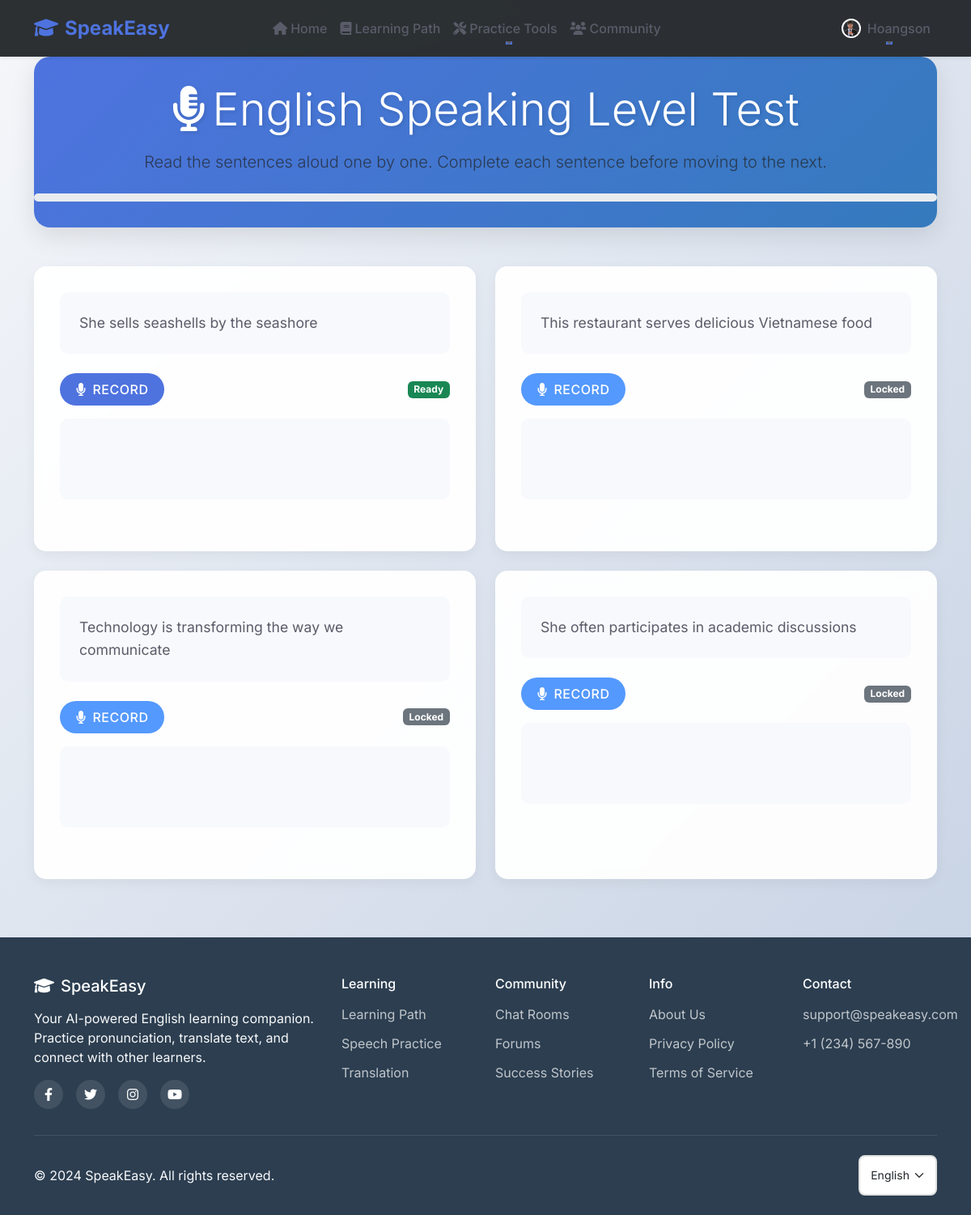
The page /speech_to_text (signed in) on the database its author committed.
### models/models.py (models this page shows, shortened)
class User(db.Model, UserMixin):
    __tablename__ = 'users'
    id = db.Column(db.Integer, primary_key=True)
    username = db.Column(db.String(100), unique=True, nullable=False)
    email = db.Column(db.String(150), unique=True, nullable=False)
    password_hash = db.Column(db.String(200), nullable=False)
    avatar = db.Column(db.String(200), nullable=True, default="default.jpg")
    role = db.Column(db.String(50), nullable=False, default="user")
    progress = db.relationship('UserProgress', backref='user', lazy=True)
    speech_tests = db.relationship('SpeechTest', backref='user', lazy=True)
    owned_rooms = db.relationship('ChatRoom', backref='owner', lazy=True, foreign_keys='ChatRoom.owner_id')

### modules/speech.py (the view, shortened to what this page needs)
@speech_bp.route('/speech_to_text', methods=['GET', 'POST'])
def speech_to_text():
    return render_template('speech_to_text.html', sample_sentences=SAMPLE_SENTENCES)

### app.py (called while the page is built)
@login_manager.user_loader
def load_user(user_id):
    return db.session.get(User, int(user_id))

### templates/speech_to_text.html (shortened to what this page needs)
{% extends "base.html" %}
{% block content %}
<div class="container">
    <div class="speech-header text-center mb-5">
        <h1 class="display-4 mb-3">
            <i class="fas fa-microphone-alt me-2"></i>English Speaking Level Test
        </h1>
        <p class="lead text-muted">
            Read the sentences aloud one by one. Complete each sentence before moving to the next.
        </p>
        <div class="progress mt-4" style="height: 10px;">
        </div>
    </div>
    <div class="row">
        {% for sentence in sample_sentences %}
        <div class="col-md-6 mb-4">
            <div class="sentence-card card">
                <div class="card-body">
                    <div class="sentence-content mb-4">
                        <p class="card-text">{{ sentence }}</p>
                    </div>
                    <div class="d-flex justify-content-between align-items-center">
                        <button class="btn btn-primary record-btn" data-sentence="{{ sentence }}" data-index="{{ loop.index0 }}"
                                {{ 'disabled' if loop.index0 > 0 else '' }}>
                            <i class="fas fa-microphone me-2"></i>Record
                        </button>
                        <span class="badge bg-{{ 'secondary' if loop.index0 > 0 else 'success' }}" id="completed-{{ loop.index0 }}">
                        </span>
                    </div>
                    <div class="result-container mt-3">
                    </div>
                </div>
            </div>
        </div>
        {% endfor %}
    </div>
</div>
{% endblock %}

### templates/base.html (shortened to what this page needs)
<!DOCTYPE html>
<html lang="en">
<head>
    <link href="https://cdn.jsdelivr.net/npm/bootstrap@5.3.2/dist/css/bootstrap.min.css" rel="stylesheet">
    <link href="https://cdnjs.cloudflare.com/ajax/libs/font-awesome/6.0.0/css/all.min.css" rel="stylesheet">
    <link href="{{ url_for('static', filename='styles.css') }}" rel="stylesheet">
</head>
<body>
    <nav class="navbar navbar-expand-lg fixed-top">
        <div class="container">
            <a class="navbar-brand" href="{{ url_for('home') }}">
                <i class="fas fa-graduation-cap me-2"></i>SpeakEasy
            </a>
            <div class="collapse navbar-collapse" id="navbarNav">
                <ul class="navbar-nav mx-auto">
                    <li class="nav-item">
                        <a class="nav-link {% if request.path == url_for('home') %}active{% endif %}" href="{{ url_for('home') }}">
                            <i class="fas fa-home me-1"></i>Home
                        </a>
                    </li>
                    {% if current_user.is_authenticated %}
                    <li class="nav-item">
                        <a class="nav-link {% if request.path.startswith('/tutorials') %}active{% endif %}" href="{{ url_for('tutorials.tutorials') }}">
                            <i class="fas fa-book me-1"></i>Learning Path
                        </a>
                    </li>
                    <li class="nav-item dropdown">
                        <a class="nav-link dropdown-toggle" href="#" role="button" data-bs-toggle="dropdown">
                            <i class="fas fa-tools me-1"></i>Practice Tools
                        </a>
                    </li>
                    <li class="nav-item">
                        <a class="nav-link {% if request.path.startswith('/chat') %}active{% endif %}" href="{{ url_for('chatting.chat_page') }}">
                            <i class="fas fa-users me-1"></i>Community
                        </a>
                    </li>
                    {% endif %}
                </ul>
                <ul class="navbar-nav ms-auto">
                    {% if current_user.is_authenticated %}
                    <li class="nav-item dropdown">
                        <a class="nav-link dropdown-toggle user-dropdown" href="#" role="button" data-bs-toggle="dropdown">
                            <img src="{{ url_for('static', filename='uploads/' + current_user.avatar) }}" alt="Avatar" class="avatar-xs me-2">
                            <span>{{ current_user.username }}</span>
                        </a>
                    </li>
                    {% endif %}
                </ul>
            </div>
        </div>
    </nav>
    <div class="content-wrapper">
        <main>
            {% block content %}{% endblock %}
        </main>
    </div>
    <footer class="footer">
        <div class="container">
            <div class="row">
                <div class="col-lg-4 mb-4 mb-lg-0">
                    <h5 class="text-white mb-3">
                        <i class="fas fa-graduation-cap me-2"></i>SpeakEasy
                    </h5>
                    <p class="text-light mb-3">Your AI-powered English learning companion. Practice pronunciation, translate text, and connect with other learners.</p>
                    <div class="social-icons">
                        <a href="#" class="social-icon"><i class="fab fa-facebook-f"></i></a>
                        <a href="#" class="social-icon"><i class="fab fa-twitter"></i></a>
                        <a href="#" class="social-icon"><i class="fab fa-instagram"></i></a>
                        <a href="#" class="social-icon"><i class="fab fa-youtube"></i></a>
                    </div>
                </div>
                <div class="col-lg-2 col-md-4 mb-4 mb-md-0">
                    <h6 class="text-white mb-3">Learning</h6>
                    <ul class="footer-links">
                        <li><a href="{{ url_for('tutorials.tutorials') }}">Learning Path</a></li>
                        <li><a href="{{ url_for('speech.speech_to_text') }}">Speech Practice</a></li>
                        <li><a href="{{ url_for('translate.translate_text') }}">Translation</a></li>
                    </ul>
                </div>
                <div class="col-lg-2 col-md-4 mb-4 mb-md-0">
                    <h6 class="text-white mb-3">Community</h6>
                    <ul class="footer-links">
                        <li><a href="{{ url_for('chatting.chat_page') }}">Chat Rooms</a></li>
                        <li><a href="{{ url_for('chatting.chat_page') }}">Forums</a></li>
                        <li><a href="#">Success Stories</a></li>
                    </ul>
                </div>
                <div class="col-lg-2 col-md-4 mb-4 mb-md-0">
                    <h6 class="text-white mb-3">Info</h6>
                    <ul class="footer-links">
                        <li><a href="#">About Us</a></li>
                        <li><a href="#">Privacy Policy</a></li>
                        <li><a href="#">Terms of Service</a></li>
                    </ul>
                </div>
                <div class="col-lg-2">
                    <h6 class="text-white mb-3">Contact</h6>
                    <ul class="footer-links">
                        <li><a href="mailto:support@speakeasy.com">support@speakeasy.com</a></li>
                        <li><a href="tel:+1234567890">+1 (234) 567-890</a></li>
                    </ul>
                </div>
            </div>
            <hr class="footer-divider">
            <div class="footer-bottom">
                <p class="mb-0">© 2024 SpeakEasy. All rights reserved.</p>
                <div class="footer-language">
                    <select class="form-select form-select-sm">
                        <option value="en">English</option>
                    </select>
                </div>
            </div>
        </div>
    </footer>
</body>
</html>

### static/styles.css (style rules this page uses)
:root { --primary-color: #4a90e2; --secondary-color: #f5f6fa; --accent-color: #2ecc71; --danger-color: #e74c3c; --warning-color: #f1c40f; --text-color: #2c3e50; --border-radius: 12px; --transition: all 0.3s ease; --box-shadow: 0 8px 16px rgba(0, 0, 0, 0.1); }
html, body { height: 100%; margin: 0; padding: 0; display: flex; flex-direction: column; background: linear-gradient(135deg, #f5f7fa 0%, #c3cfe2 100%); font-family: "Segoe UI", Tahoma, Geneva, Verdana, sans-serif; color: var(--text-color); }
.container { flex: 1; }
footer { margin-top: auto; }
.navbar { background: rgba(33, 37, 41, 0.95) !important; backdrop-filter: blur(10px); box-shadow: 0 2px 10px rgba(0, 0, 0, 0.1); transition: var(--transition); }
.navbar-brand { font-weight: 700; font-size: 1.5rem; color: var(--primary-color) !important; }
.nav-link { position: relative; padding: 0.5rem 1rem; transition: var(--transition); }
.nav-link::after { content: ""; position: absolute; bottom: 0; left: 50%; width: 0; height: 2px; background: var(--primary-color); transition: var(--transition); transform: translateX(-50%); }
.card { background: rgba(255, 255, 255, 0.95); border: none; border-radius: var(--border-radius); box-shadow: var(--box-shadow); transition: var(--transition); backdrop-filter: blur(10px); margin-bottom: 2rem; }
.card-body { padding: 2rem; }
.form-control, .form-select { border-radius: 8px; border: 2px solid #e1e1e1; padding: 0.8rem; transition: var(--transition); }
.btn { border-radius: 8px; padding: 0.8rem 1.5rem; font-weight: 600; transition: var(--transition); text-transform: uppercase; letter-spacing: 0.5px; }
.btn-primary { background: var(--primary-color); border: none; }

### templates/speech_to_text.html (style rules this page uses)
.speech-header { padding: 2rem 0; background: linear-gradient(135deg, var(--primary-color), #357abd); color: white; border-radius: 20px; margin-bottom: 3rem; box-shadow: 0 10px 30px rgba(0, 0, 0, 0.1); }
.speech-header h1 { color: white; text-shadow: 2px 2px 4px rgba(0, 0, 0, 0.1); }
.sentence-card { background: rgba(255, 255, 255, 0.95); border: none; border-radius: 15px; box-shadow: 0 5px 15px rgba(0, 0, 0, 0.05); transition: all 0.3s ease; height: 100%; }
.sentence-content { background: var(--secondary-color); padding: 1.5rem; border-radius: 10px; margin-bottom: 1.5rem; }
.sentence-content p { margin: 0; font-size: 1.1rem; line-height: 1.6; color: var(--text-color); }
.record-btn { padding: 0.8rem 1.5rem; border-radius: 25px; font-weight: 600; transition: all 0.3s ease; }
.record-btn:disabled { opacity: 0.7; cursor: not-allowed; }
.result-container { background: var(--secondary-color); padding: 1rem; border-radius: 10px; min-height: 100px; }

### rows shown on the page
User: avatar (picture), username "Hoangson"

### other values the page prints
{{ sentence }} "She sells seashells by the seashore" "This restaurant serves delicious Vietnamese food" "Technology is transforming the way we communicate" "She often participates in academic discussions"
